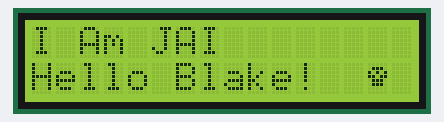
Recording of a program running on a simulated ESP32. Shown: 16×2 character LCD.

Above: at 0.1 s.

The program:

main.cpp
```cpp
#include <Arduino.h>
#include "LiquidCrystal.h"

// This declares the pins used we can use the esp pins since they allow for serial data
LiquidCrystal lcd(22, 23, 5, 18, 19, 21);


/*Blake you can also create custom byte chars this creates a skull the liquid crystal lib enables u to do this stuff*/
byte Skull[8] = {
0b00000,
0b01110,
0b10101,
0b11011,
0b01110,
0b01110,
0b00000,
0b00000
};

void setup() {
  /*
    Initialises the LCD 1602A with rows and columns guessing we are using the same LCD so
  */
lcd.begin(16, 2);

lcd.createChar(1, Skull);

//clear the LCD screen
lcd.clear();
}

void loop() {
  // put your main code here, to run repeatedly:

  //this will place the cursor on row 0 col 0 and print the text
  lcd.print("I Am JAI");

  // move the cursor to col 0  and row 1
  lcd.setCursor(0, 1);
  lcd.print("Hello Blake!");
  // print the skull
  lcd.setCursor(14, 1);
	lcd.write(byte(1));


  sleep(2);

  lcd.clear();

  /*If you keep adding stuff to print on the screen make sure u set you cursor appropriately and you may need to call the clear function to clear text on the screen*/
}
```
